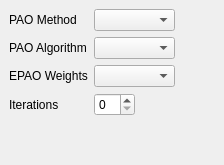
       <widget class="QWidget" name="AdvancedPAO" >
        <layout class="QVBoxLayout" >
         <property name="margin" >
          <number>9</number>
         </property>
         <property name="spacing" >
          <number>6</number>
         </property>
         <item>
          <layout class="QGridLayout" >
           <property name="margin" >
            <number>0</number>
           </property>
           <property name="spacing" >
            <number>6</number>
           </property>
           <item row="2" column="0" >
            <widget class="QLabel" name="label_49" >
             <property name="text" >
              <string>EPAO Weights</string>
             </property>
            </widget>
           </item>
           <item row="2" column="1" >
            <widget class="QComboBox" name="epao_weights" />
           </item>
           <item row="1" column="0" >
            <widget class="QLabel" name="label_50" >
             <property name="text" >
              <string>PAO Algorithm</string>
             </property>
            </widget>
           </item>
           <item row="0" column="1" >
            <widget class="QComboBox" name="pao_method" />
           </item>
           <item row="1" column="1" >
            <widget class="QComboBox" name="pao_algorithm" />
           </item>
           <item row="3" column="1" >
            <layout class="QHBoxLayout" >
             <property name="margin" >
              <number>0</number>
             </property>
             <property name="spacing" >
              <number>6</number>
             </property>
             <item>
              <widget class="QSpinBox" name="epao_iterate" />
             </item>
             <item>
              <spacer>
               <property name="orientation" >
                <enum>Qt::Horizontal</enum>
               </property>
               <property name="sizeHint" >
                <size>
                 <width>40</width>
                 <height>20</height>
                </size>
               </property>
              </spacer>
             </item>
            </layout>
           </item>
           <item row="3" column="0" >
            <widget class="QLabel" name="label_48" >
             <property name="text" >
              <string>Iterations</string>
             </property>
            </widget>
           </item>
           <item row="0" column="0" >
            <widget class="QLabel" name="label_51" >
             <property name="text" >
              <string>PAO Method</string>
             </property>
            </widget>
           </item>
           <item row="0" column="2" >
            <spacer>
             <property name="orientation" >
              <enum>Qt::Horizontal</enum>
             </property>
             <property name="sizeHint" >
              <size>
               <width>40</width>
               <height>20</height>
              </size>
             </property>
            </spacer>
           </item>
          </layout>
         </item>
         <item>
          <spacer>
           <property name="orientation" >
            <enum>Qt::Vertical</enum>
           </property>
           <property name="sizeHint" >
            <size>
             <width>20</width>
             <height>40</height>
            </size>
           </property>
          </spacer>
         </item>
        </layout>
       </widget>
